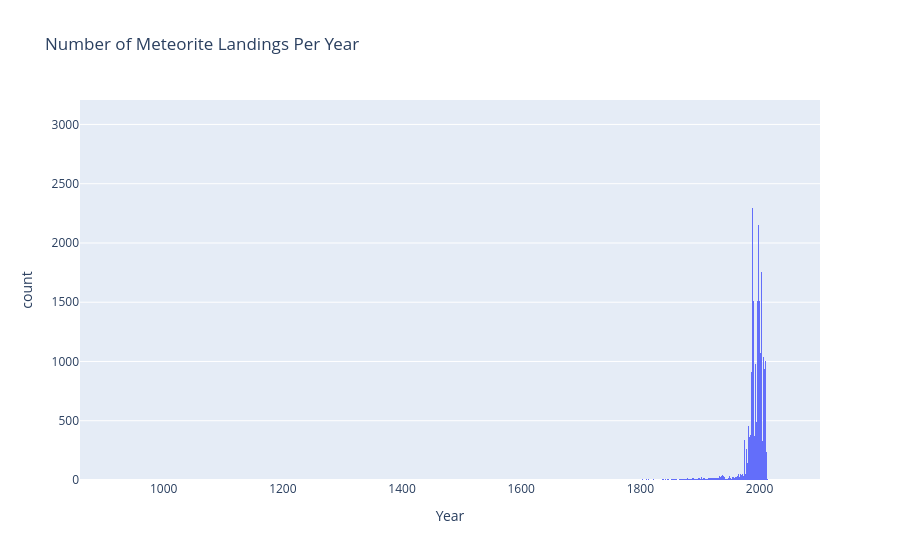

Notebook source saved alongside this figure:
### Markdown cell above
This interactive map shows the geographical locations across the globe of meteorite landing sites. The landings are clustered in specific regions likely due to discovery and preservation factors rather than uneven distribution of impacts.

### Code cell
# Vis 2 Number of Meteorite Landings Over Time

fig = px.histogram(df,
                   x='year',
                   title='Number of Meteorite Landings Per Year',
                   labels={'year': 'Year', 'count': 'Number of Landings'})
fig.show()

### Figure 1 — Plotly figure (JSON) as saved in the notebook; plotly's stock layout.template omitted (floating-point values rounded to 4 significant figures; data arrays with more than 128 entries replaced by an {"elided": "..."} marker saying what was removed)
{"data": [{"alignmentgroup": "True", "bingroup": "x", "hovertemplate": "Year=%{x}<br>count=%{y}<extra></extra>", "legendgroup": "", "marker": {"color": "#636efa", "pattern": {"shape": ""}}, "name": "", "offsetgroup": "", "orientation": "v", "showlegend": false, "type": "histogram", "x": {"elided": "38223 int values"}, "xaxis": "x", "yaxis": "y"}], "layout": {"barmode": "relative", "legend": {"tracegroupgap": 0}, "title": {"text": "Number of Meteorite Landings Per Year"}, "xaxis": {"anchor": "y", "domain": [0, 1], "title": {"text": "Year"}}, "yaxis": {"anchor": "x", "domain": [0, 1], "title": {"text": "count"}}}}
